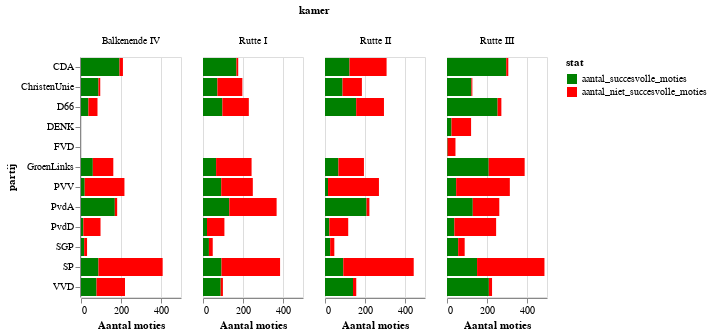

The cell this chart's notebook holds for it:
### Markdown cell above
Interessant! Bij veel partijen levert een zetel ongeveer 17 succesvolle moties op. Uitzonderingen zijn FvD en PvVV, maar ook Denk, PvdD, VVD en SP zijn minder productief. Opvallend dat de VVD eigenlijk al jaren lang weinig succesvolle moties indient, terwijl andere regeringspartijen dit wel doen.

### Code cell
party_perf = party_perf.loc[party_perf['partij'].isin(get_largest_parties(2020))]
chart = alt.Chart(party_perf).mark_bar().encode(
    column='kamer',
    x='value:Q',
    y='partij',
    color=alt.Color('stat',
                scale=alt.Scale(
        domain=['aantal_succesvolle_moties','aantal_niet_succesvolle_moties'],
        range=['green', 'red']))
).properties(width=100).transform_filter(alt.FieldOneOfPredicate(field='stat', oneOf=['aantal_succesvolle_moties','aantal_niet_succesvolle_moties']))
chart.encoding.x.title = 'Aantal moties'
chart

### Figure 1 — Vega-Lite specification as saved in the notebook (floating-point values rounded to 4 significant figures; data arrays with more than 128 entries replaced by an {"elided": "..."} marker saying what was removed)
{"config": {"view": {"continuousWidth": 400, "continuousHeight": 300}}, "data": {"name": "data-3ce1d689973c82eb32c535a1631ba0ab"}, "mark": "bar", "encoding": {"color": {"type": "nominal", "field": "stat", "scale": {"domain": ["aantal_succesvolle_moties", "aantal_niet_succesvolle_moties"], "range": ["green", "red"]}}, "column": {"type": "nominal", "field": "kamer"}, "x": {"type": "quantitative", "field": "value", "title": "Aantal moties"}, "y": {"type": "nominal", "field": "partij"}}, "transform": [{"filter": {"field": "stat", "oneOf": ["aantal_succesvolle_moties", "aantal_niet_succesvolle_moties"]}}], "width": 100, "$schema": "https://vega.github.io/schema/vega-lite/v4.8.1.json", "datasets": {"data-3ce1d689973c82eb32c535a1631ba0ab": {"elided": "336 records"}}}
